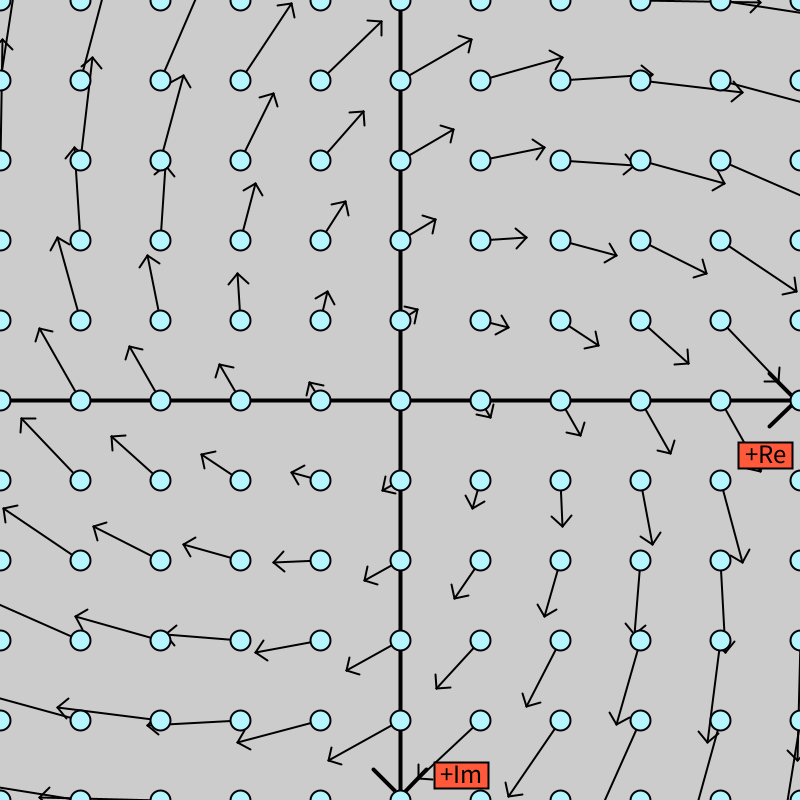
Frame 1 (no input)
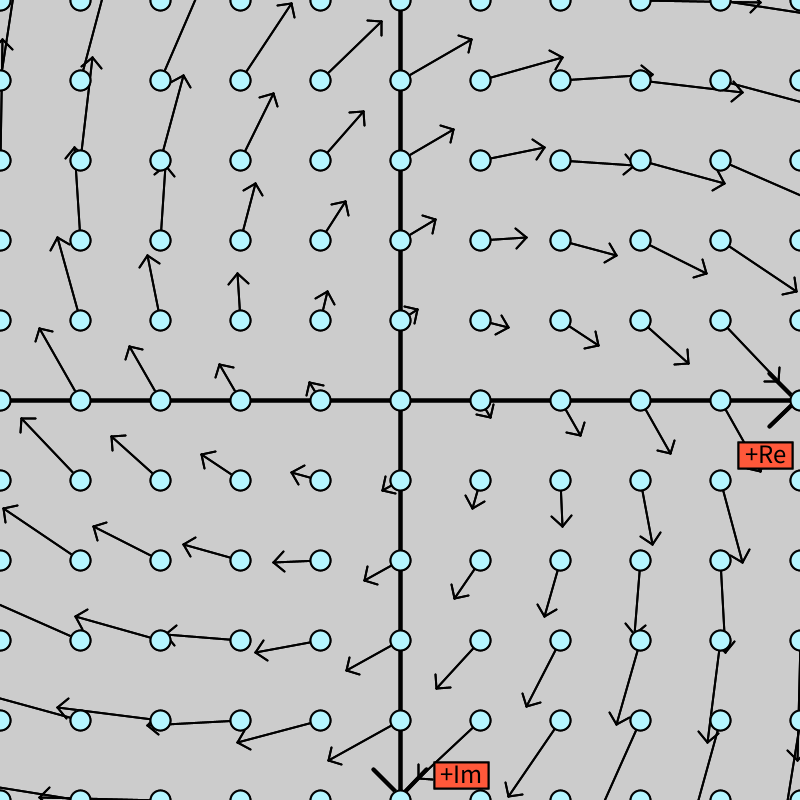
Frame 2 (the mouse pressed at the canvas centre, redrawn once)

The Processing sketch that drew these frames (run headless with seeded random() and noise(); the mouse was pressed at the canvas centre and the sketch redrawn once):

// Processing sketch: Number_complex_visualization
// ── Number_complex_visualization.pde
void setup()
{
  // Call this first to set the width and height variables to the correct sizes.
  //fullScreen();
  //size(512, 512);
  //size(1920, 1350);
  size(800, 800);
}


void draw()
{

  PGraphics g = createGraphics(width, height);
  g.beginDraw();

  float h = 1080;
  float inc = 80;
  
  // Draw the Axis.
  g.strokeWeight(4);
  Complex origin_location = new Complex(width/2, height/2);
  drawArrow(origin_location.real, 0, origin_location.real, height - 4, inc/3, g);
  drawArrow(0, origin_location.imag, width - 4, origin_location.imag, inc/3, g);


  g.strokeWeight(2);
  g.fill(181, 245, 255, 255); // Light blue.

///*
  for(int x = 0; x <= width;  x += inc)
  for(int y = 0; y <= height; y += inc)
  {    
    Complex z  = new Complex(x, y);
    Complex z2 = f(z.sub(origin_location), inc).add(origin_location);
    drawArrow(z.real, z.imag, z2.real, z2.imag, inc/8, g);

  }
  for(int x = 0; x <= width;  x += inc)
  for(int y = 0; y <= height; y += inc)
  {
    g.ellipse(x, y, inc/4, inc/4);
  }
  //*/

/*
  g.strokeWeight(6);
  Complex z1 = new Complex(2*cos(PI*4/8), 2*sin(PI*4/8));
  Complex z2 = new Complex(3*cos(PI*6/8), 3*sin(PI*6/8));
  Complex z3 = z1.mult(z2);
  
  // first draw angles.
  g.strokeWeight(4);
  float scale = width/12;
  float s = 1.6*scale;
  g.fill(181, 245, 255, 255); // Light blue.
  g.arc(origin_location.real, origin_location.imag, z3.mag()*s, z3.mag()*s, 0, z3.argument() + 2*PI, PIE);
  g.fill(255, 88, 58); // Orange.
  g.arc(origin_location.real, origin_location.imag, z2.mag()*s, z2.mag()*s, 0, z2.argument(), PIE);
  g.fill(181, 245, 255, 255); // Light blue.
  g.arc(origin_location.real, origin_location.imag, z1.mag()*s, z1.mag()*s, 0, z1.argument(), PIE);
  
  // Next draw vectors.
  drawArrow(origin_location, origin_location.add(z1.mult(scale)), inc/4, g);
  drawArrow(origin_location, origin_location.add(z2.mult(scale)), inc/4, g);
  drawArrow(origin_location, origin_location.add(z3.mult(scale)), inc/4, g);
  */
  
  
  


  float ahs = inc/3;
  float size = width/2;
  g.textSize(ahs);
  g.stroke(0, 0, 0, 255);
  //g.fill(181, 245, 255, 255); // Light blue.
  g.fill(255, 88, 58); // Orange.
  // Draw Boxes.
  int offset = 8;
  g.rect(size + ahs*2 - ahs + offset, size*2 - ahs - ahs/2 + 2, ahs*2, ahs);
  g.rect(size*2 - ahs - ahs - offset, size + ahs*2 - ahs/2 + 2, ahs*2, ahs);
  
  g.fill(0,0,0);
  g.textAlign(CENTER, CENTER);
  g.text("+Im", size + ahs*2 + offset, size*2 - ahs);
  g.text("+Re", size*2 - ahs - offset, size + ahs*2);
  
  g.stroke(0, 0, 0, 255); // Black.

  // Draw the derivative arrows.
  g.stroke(255, 88, 58); // Orange.    
  
  g.endDraw();
  image(g, 0, 0); 
  
  g.save("output.png");
  noLoop();
  
  
}

Complex f(Complex z, float inc)
{
  //return z;
  //return z.add(new Complex(inc/2, 0));
  //return z.add(new Complex(inc/2-2, inc/2 - 2));
  //return z.mult(new Complex(cos(PI/16), sin(PI/16)));
  //return z.mult(new Complex(.85*cos(PI/16), .85*sin(PI/16)));
  return z.mult(new Complex(1.15*cos(PI/16), 1.15*sin(PI/16)));
  //return z.mult(new Complex(-1.0, 0));
  //return z.mult(new Complex(1.25, 0));
  //return z.mult(new Complex(.75, 0));
}

class Complex
{
  float real, imag;
  
  public Complex(float real, float imag)
  {
    this.real = real;
    this.imag = imag;
  }
  
  Complex add(Complex other)
  {
     return new Complex(real + other.real, imag + other.imag); 
  }
  
  Complex sub(Complex other)
  {
     return new Complex(real - other.real, imag - other.imag);
  }
  
  // (A + Bi)(C + Di) = AC - BD + (BC + AD)i
  Complex mult(Complex other)
  {
     return new Complex(real*other.real - imag*other.imag, imag*other.real + real*other.imag);
  }
  
  Complex mult(float scale)
  {
    return new Complex(real*scale, imag*scale);
  }
  
  float mag()
  {
    return sqrt(real*real + imag*imag);
  }
  
  float argument()
  {
   return atan2(imag, real); 
  }
  
}

void drawArrow(Complex z1, Complex z2, float head_length, PGraphics g)
{
  drawArrow(z1.real, z1.imag, z2.real, z2.imag, head_length, g); 
}

void drawArrow(float x1, float y1, float x2, float y2, float head_length, PGraphics g)
{
  g.line(x1, y1, x2, y2);
  
  float dx = x2 - x1;
  float dy = y2 - y1;
  float mag = dist(x1, y1, x2, y2);
  
  float par_x = dx/mag;
  float par_y = dy/mag;
  
  float perp_x = -par_y;
  float perp_y =  par_x;

  // Draw one of the arrow heads.
  g.line(x2, y2, x2 - par_x*head_length + perp_x*head_length,
    y2 - par_y*head_length + perp_y*head_length);
    
  // Draw the other.
  g.line(x2, y2, x2 - par_x*head_length - perp_x*head_length,
                 y2 - par_y*head_length - perp_y*head_length);
}

void keyPressed()
{
  
  // If the user presses space, then this program will save a nice transparent image of the fractal in the local file output.png.
  if (key == ' ')
  {
    save("output.png");
    
  }
  
  
}
